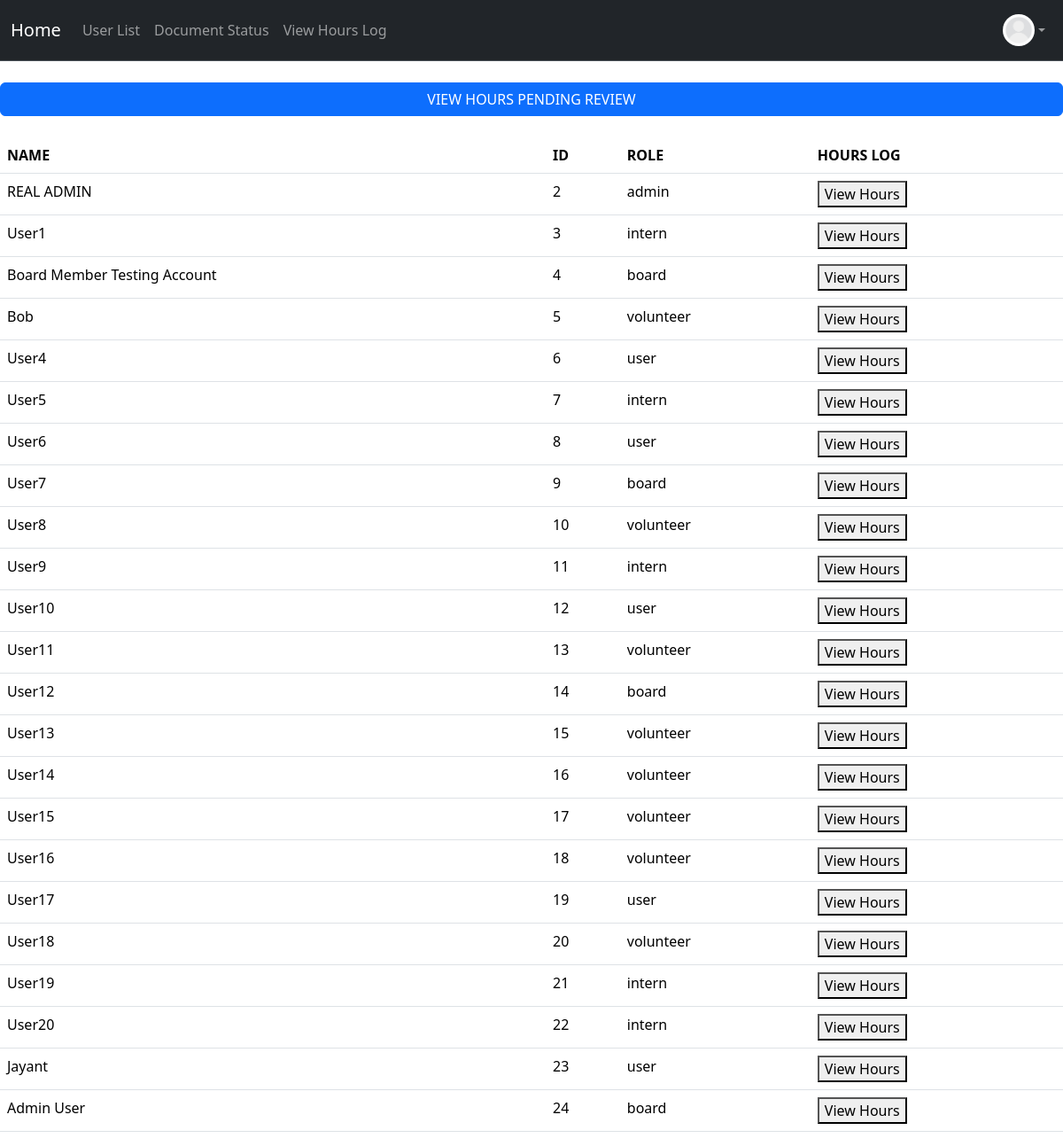
/hours/log (signed in), run on an earlier commit of the app's database.
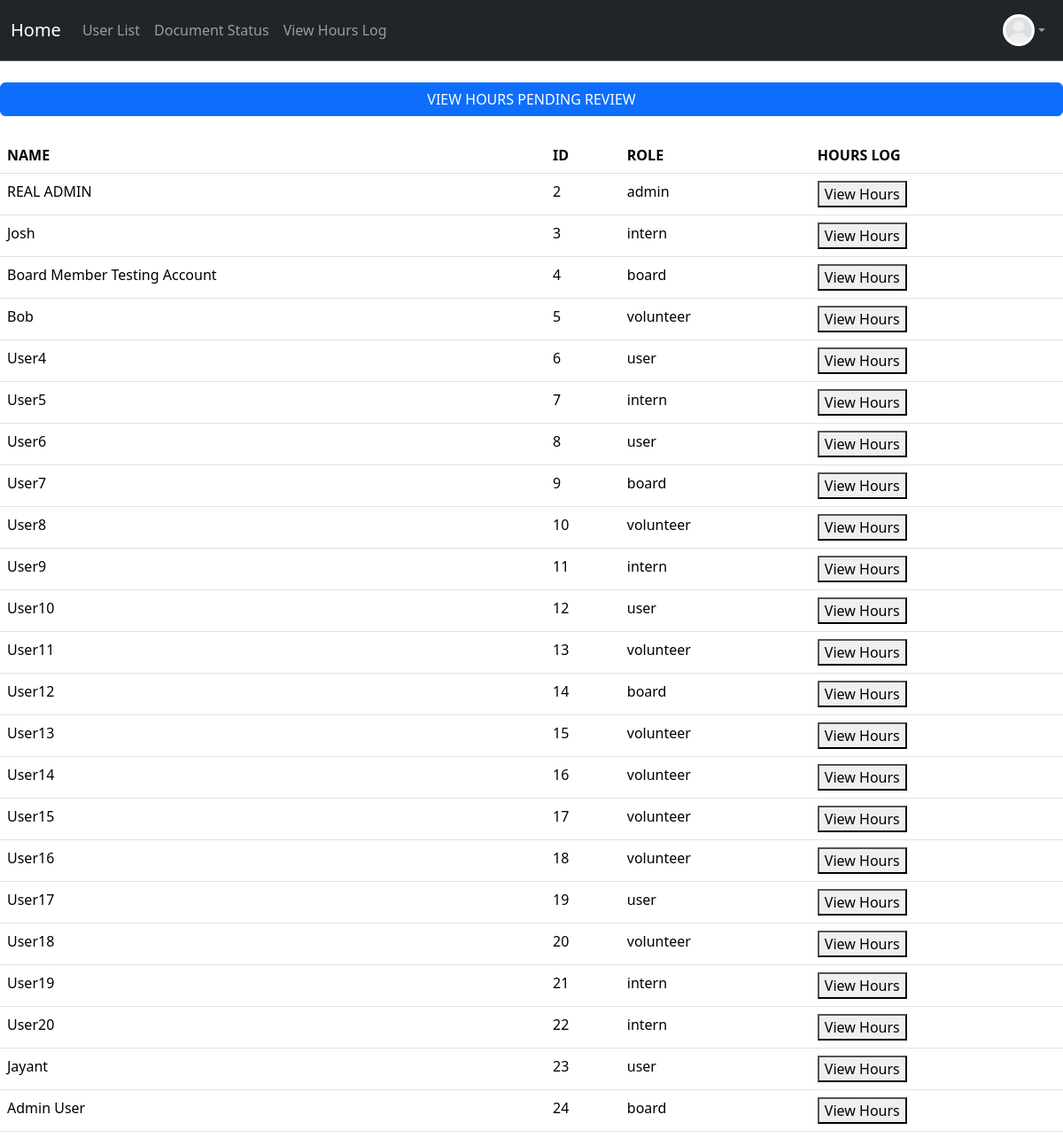
And on a later commit of the database.
### project/models.py (models this page shows, shortened)
class User(db.Model, UserMixin):
    __tablename__ = 'users'
    id: Mapped[int] = mapped_column(primary_key=True)
    name: Mapped[str] = mapped_column()
    email: Mapped[str] = mapped_column(unique=True)
    password_hash: Mapped[str] = mapped_column(db.String(128))
    date_created: Mapped[datetime] = mapped_column(DateTime, server_default=func.now())
    total_hours: Mapped[float] = mapped_column(default=0.0)
    picture: Mapped[str] = mapped_column(default="default.jpeg")
    role: Mapped[str] = mapped_column(default="user")  # "user", "volunteer", " intern", "board"
    hours: Mapped[List["Hours"]] = relationship("Hours", back_populates="user", cascade="all, delete-orphan")
    documents: Mapped[List["Document"]] = relationship("Document", back_populates="user", cascade="all, delete-orphan")

### app.py (the view)
@app.route("/hours/log", methods=["GET", "POST"])
@login_required
@permission_required('volunteer')
def hours_log():
    if current_user.role in ['volunteer', 'intern']:
        form = AddHoursForm()  # Create form to add hours
        if request.method == "POST":
            if form.validate_on_submit():  # If form is valid
                log = Hours(
                    activity_name=form.data['activity_name'],
                    date=form.data['date'],
                    start_time=form.data['start_time'],
                    end_time=form.data['end_time'],
                    amount=form.data['amount'],
                    description=form.data['description'],
                    user=current_user
                )
                db.session.add(log)
                db.session.commit()
                flash("You have logged your hours!")
                return redirect(url_for('specific_log_hours'))
            else:
                flash("Error")
                print("Form errors:", form.errors)
        return render_template("hours_log.html", form=form)
    else:  # board or admin
        users = User.query.all()
        return render_template("hours_log.html", users=users)

### project/models.py (called while the page is built)
@login_manager.user_loader
def load_user(user_id):
    return User.query.get(user_id)

### project/templates/hours_log.html (shortened to what this page needs)
{% extends "base.html" %}
{% block content %}
    {% if current_user.role != "admin" and current_user.role != "board" %}
        <div id="Auth_Page">
            <div id="Alignment">
                <h3>Request Hours</h3>
                <div id="Inner_Content">
                    <form method="POST" action="{{ url_for('hours_log') }}">
                        {{ form.hidden_tag() }}
                        <div> {{ form.activity_name.label }} {{ form.activity_name() }} </div>
                        <div> {{ form.date.label }} {{ form.date() }} </div>
                        <div>{{ form.start_time.label }} {{ form.start_time() }} </div>
                        <div>{{ form.end_time.label }} {{ form.end_time() }} </div>
                        <div>{{ form.amount.label }} {{ form.amount() }} </div>
                        <div>{{ form.description.label }} {{ form.description() }} </div>
                        <div>{{ form.submit() }}</div>
                        <div>
                            <a class="btn btn-success" href="{{ url_for('specific_log_hours') }}">VIEW LOGGED HOURS</a>
                        </div>
                    </form>
                </div>
            </div>
        </div>
        {% else %}
            <br>
            <div class="d-grid gap-2">
                <button class="btn btn-primary" type="submit"><a class="nav-link" href="{{ url_for('pending_hours') }}">VIEW HOURS PENDING REVIEW</a></button>
            </div>
            <br>
            <table class="table table-hover">
            <thead>
                <tr>
                <th scope="col">NAME</th>
                <th scope="col">ID</th>
                <th scope="col">ROLE</th>
                <th scope="col">HOURS LOG</th>
                </tr>
            </thead>
            <tbody>
            {% for user in users %}
                {% set log_num = loop.index %}
                <form action="{{ url_for('specific_log_hours') }}" method="get" style="display:inline;">
                    <tr>
                    <td><span class="id">{{ user.name }}</span></td>
                    <td><span class="id">{{ user.id }}</span></td>
                    <td><span class="role">{{ user.role }}</span></td>
                    <td><button type="submit">View Hours</button></td>
                    </tr>
                </form>
            {% endfor %}
            </tbody>
            </table>
        {% endif %}
{% endblock %}

What changed in the data, as far as the page shows it:
changed User id 3: name "User1" → "Josh"
